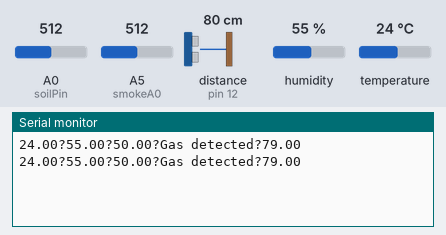
Bench run of a sketch on a simulated Arduino Uno, built with avr-gcc and run on an emulated ATmega328P. Shown: the last lines printed to the serial monitor. Wiring (inferred from the names in the program): ultrasonic range finder: trigger pin 11; echo pin 12. The inputs (shaded band) are chosen by the test bench; at power-on: A5 (smokeA0) = 512, A0 (soilPin) = 512, distance to the obstacle (sensor on pin 12) 80 cm, humidity 55 %, temperature 24 °C. The echo pulse lasts 58.3 µs per cm.

Above: at 2.8 s.
2.9 s: A5 (smokeA0) set to 364
At 5.3 s:
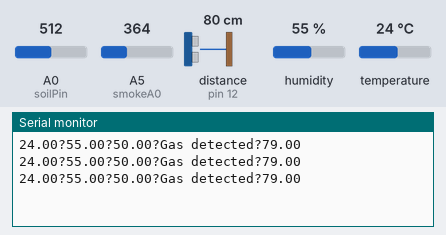
5.6 s: A5 (smokeA0) set to 332
At 6.7 s:
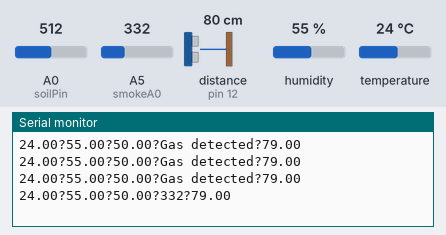

Measured:
- the behaviour switches between 350 and 349 on A5 (smokeA0) (found by bisection; images 1 and 2)
- after the input at 5.6 s, the serial monitor: prints a new line after 0.47 s (image 2)

The sketch:

main.ino
```cpp
//Soil moisture sensor: SIG->A0, GND->GND, VCC->7
//Gas sensor: VCC->5V, GND->GND, A0->A5
//Ultrasonic sensor: GND->GND, Echo->12, Trig->11, VCC->5V
//(DHT22)Humidity and temperature sensor: (from the left)pin#1 -> 5V, pin#2 -> arduino pin 9 and through a 10k ohm res that connects to 5V, pin#4 -> GND
//(DHT11) S -> 9, middle -> 5V, - -> GND

#include<DHT.h>

#define DHTPIN 9
#define DHTTYPE DHT22
DHT dht(DHTPIN, DHTTYPE);

int smokeA0 = A5;
int sensorThres = 350;

int val = 0;
int soilPin = A0;
int soilPower = 7;

int trigPin = 11;
int echoPin = 12;
long duration, cm;

void setup() {
  Serial.begin(9600);
//Soil moisture
  pinMode(soilPower, OUTPUT);
  digitalWrite(soilPower, LOW);
//Ultrasonic sensor
  pinMode(trigPin, OUTPUT);
  pinMode(echoPin, INPUT);
//Gas sensor
  pinMode(smokeA0, INPUT);
//DHT22
  dht.begin();
}

double sum = 0;
int count = 0;
int pos = 5;

void loop() {
//DHT22
  float humidity = dht.readHumidity();
  float temperature = dht.readTemperature();

  Serial.print(temperature);
  Serial.print("?");
  Serial.print(humidity);

  Serial.print("?");
//Soil moisture
  float value = map(readSoil(), 0, 1023, 100, 0);


  Serial.print(value);
  Serial.print("?");
//Gas sensor
  int analogSensor = analogRead(smokeA0);
  if (analogSensor >= sensorThres){
    Serial.print("Gas detected");
  }else{
    Serial.print(analogSensor);
  }
  Serial.print("?");
//Ultrasonic
  Serial.println(get_distance());

  delay(2000);
}

float get_distance(){
  digitalWrite(trigPin, LOW);
  delayMicroseconds(5);
  digitalWrite(trigPin, HIGH);
  delayMicroseconds(10);
  digitalWrite(trigPin, LOW);

  pinMode(echoPin, INPUT);
  duration = pulseIn(echoPin, HIGH);

  cm = (duration/2)/29.1;
  return cm;
}

int readSoil(){
  digitalWrite(soilPower, HIGH);
  delay(10);
  val = analogRead(soilPin);
  digitalWrite(soilPower, LOW);
  return val;
}
```
